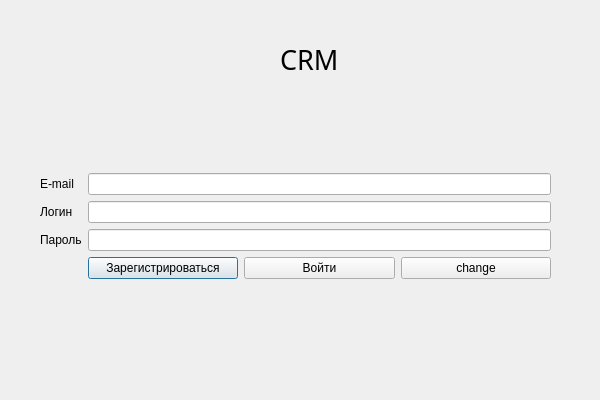
<?xml version="1.0" encoding="UTF-8"?>
<ui version="4.0">
 <class>AuthForm</class>
 <widget class="QDialog" name="AuthForm">
  <property name="geometry">
   <rect>
    <x>0</x>
    <y>0</y>
    <width>600</width>
    <height>400</height>
   </rect>
  </property>
  <property name="windowTitle">
   <string>Dialog</string>
  </property>
  <widget class="QWidget" name="layoutWidget">
   <property name="geometry">
    <rect>
     <x>40</x>
     <y>90</y>
     <width>511</width>
     <height>271</height>
    </rect>
   </property>
   <layout class="QFormLayout" name="formLayout_2">
    <item row="3" column="0">
     <widget class="QLabel" name="label_mail">
      <property name="text">
       <string>E-mail</string>
      </property>
     </widget>
    </item>
    <item row="3" column="1">
     <widget class="QLineEdit" name="lineEdit_mail"/>
    </item>
    <item row="5" column="0">
     <widget class="QLabel" name="label_login">
      <property name="text">
       <string>Логин</string>
      </property>
     </widget>
    </item>
    <item row="5" column="1">
     <widget class="QLineEdit" name="lineEdit_login"/>
    </item>
    <item row="7" column="0">
     <widget class="QLabel" name="label_2_pass">
      <property name="text">
       <string>Пароль</string>
      </property>
     </widget>
    </item>
    <item row="7" column="1">
     <widget class="QLineEdit" name="lineEdit_pass"/>
    </item>
    <item row="9" column="1">
     <layout class="QHBoxLayout" name="horizontalLayout">
      <item>
       <widget class="QPushButton" name="pushButton_reg">
        <property name="text">
         <string>Зарегистрироваться</string>
        </property>
       </widget>
      </item>
      <item>
       <widget class="QPushButton" name="pushButton_auth">
        <property name="text">
         <string>Войти</string>
        </property>
       </widget>
      </item>
      <item>
       <widget class="QPushButton" name="pushButton_change">
        <property name="text">
         <string>change</string>
        </property>
       </widget>
      </item>
     </layout>
    </item>
    <item row="10" column="1">
     <spacer name="verticalSpacer_2">
      <property name="orientation">
       <enum>Qt::Vertical</enum>
      </property>
      <property name="sizeHint" stdset="0">
       <size>
        <width>20</width>
        <height>40</height>
       </size>
      </property>
     </spacer>
    </item>
    <item row="1" column="1">
     <spacer name="verticalSpacer">
      <property name="orientation">
       <enum>Qt::Vertical</enum>
      </property>
      <property name="sizeHint" stdset="0">
       <size>
        <width>20</width>
        <height>10</height>
       </size>
      </property>
     </spacer>
    </item>
   </layout>
  </widget>
  <widget class="QWidget" name="horizontalLayoutWidget">
   <property name="geometry">
    <rect>
     <x>69</x>
     <y>29</y>
     <width>481</width>
     <height>61</height>
    </rect>
   </property>
   <layout class="QHBoxLayout" name="horizontalLayout_2">
    <item>
     <spacer name="horizontalSpacer">
      <property name="orientation">
       <enum>Qt::Horizontal</enum>
      </property>
      <property name="sizeHint" stdset="0">
       <size>
        <width>40</width>
        <height>20</height>
       </size>
      </property>
     </spacer>
    </item>
    <item>
     <widget class="QLabel" name="Programm_name">
      <property name="font">
       <font>
        <family>Montserrat-Alt1 Med</family>
        <pointsize>20</pointsize>
        <weight>50</weight>
        <italic>false</italic>
        <bold>false</bold>
        <underline>false</underline>
        <strikeout>false</strikeout>
        <kerning>true</kerning>
       </font>
      </property>
      <property name="text">
       <string>CRM</string>
      </property>
      <property name="textFormat">
       <enum>Qt::RichText</enum>
      </property>
     </widget>
    </item>
    <item>
     <spacer name="horizontalSpacer_2">
      <property name="orientation">
       <enum>Qt::Horizontal</enum>
      </property>
      <property name="sizeHint" stdset="0">
       <size>
        <width>40</width>
        <height>20</height>
       </size>
      </property>
     </spacer>
    </item>
   </layout>
  </widget>
 </widget>
 <resources/>
 <connections/>
</ui>
